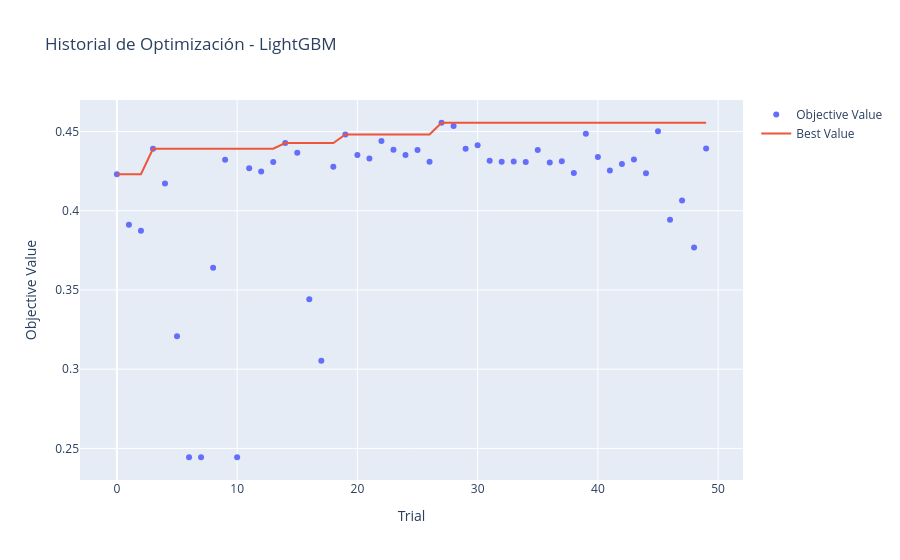
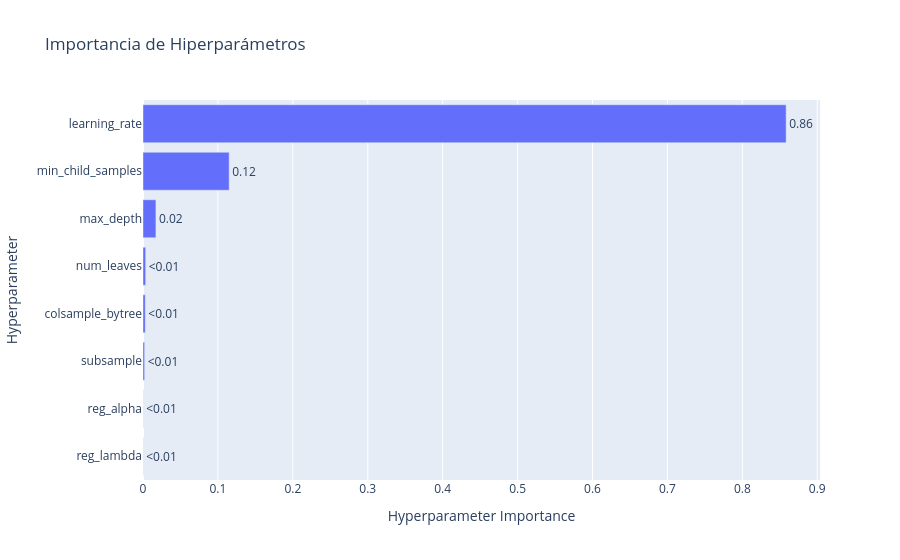
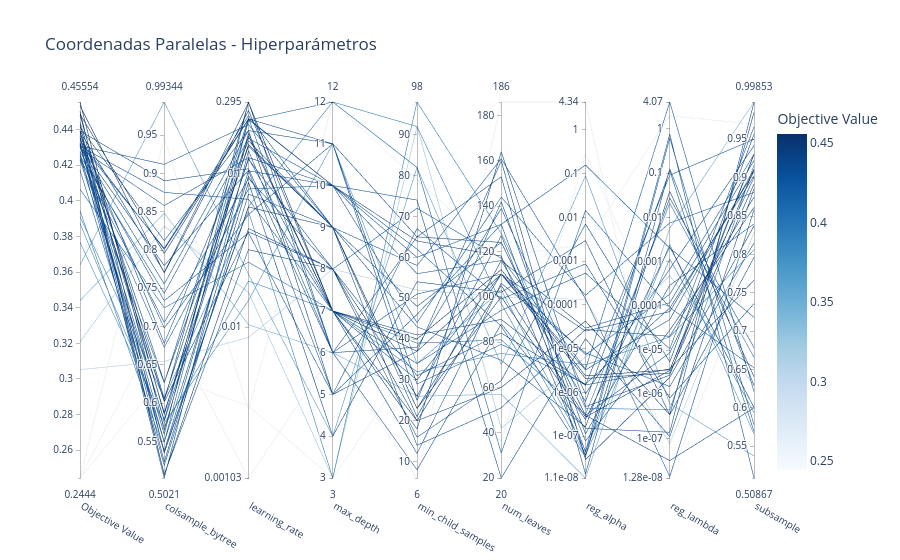

Notebook cell for these charts, in order:
### Markdown cell above
### 3.4 Visualizaciones de Optuna [0.2 Puntos]

Optuna provee visualizaciones interactivas para analizar el proceso de optimización.

**To-do:**
- [ ] Graficar el historial de optimización (`plot_optimization_history`).
- [ ] Graficar la importancia de hiperparámetros (`plot_param_importances`).
- [ ] Graficar una visualización del comportamiento de los hiperparámetros (`plot_parallel_coordinate`)

### Code cell
import optuna.visualization as vis

# Historial de optimizacion
fig_history = vis.plot_optimization_history(study)
fig_history.update_layout(title="Historial de Optimización - LightGBM")
fig_history.show()

# Importancia de hiperparámetros
fig_importance = vis.plot_param_importances(study)
fig_importance.update_layout(title="Importancia de Hiperparámetros")
fig_importance.show()

# Coordenadas paralelas
fig_parallel = vis.plot_parallel_coordinate(study)
fig_parallel.update_layout(title="Coordenadas Paralelas - Hiperparámetros")
fig_parallel.show()

### Figure 1 — Plotly figure (JSON) as saved in the notebook; plotly's stock layout.template omitted (floating-point values rounded to 4 significant figures)
{"data": [{"mode": "markers", "name": "Objective Value", "type": "scatter", "x": [0, 1, 2, 3, 4, 5, 6, 7, 8, 9, 10, 11, 12, 13, 14, 15, 16, 17, 18, 19, 20, 21, 22, 23, 24, 25, 26, 27, 28, 29, 30, 31, 32, 33, 34, 35, 36, 37, 38, 39, 40, 41, 42, 43, 44, 45, 46, 47, 48, 49], "y": [0.423, 0.3912, 0.3874, 0.4391, 0.4173, 0.3208, 0.2444, 0.2444, 0.364, 0.4321, 0.2444, 0.4268, 0.4248, 0.4307, 0.4427, 0.4366, 0.3441, 0.3053, 0.4277, 0.4482, 0.4351, 0.4329, 0.444, 0.4385, 0.4352, 0.4384, 0.4309, 0.4555, 0.4535, 0.4392, 0.4413, 0.4316, 0.4309, 0.4311, 0.4307, 0.4384, 0.4304, 0.4312, 0.4238, 0.4486, 0.4339, 0.4254, 0.4295, 0.4323, 0.4237, 0.4502, 0.3944, 0.4065, 0.3767, 0.4393]}, {"mode": "lines", "name": "Best Value", "type": "scatter", "x": [0, 1, 2, 3, 4, 5, 6, 7, 8, 9, 10, 11, 12, 13, 14, 15, 16, 17, 18, 19, 20, 21, 22, 23, 24, 25, 26, 27, 28, 29, 30, 31, 32, 33, 34, 35, 36, 37, 38, 39, 40, 41, 42, 43, 44, 45, 46, 47, 48, 49], "y": [0.423, 0.423, 0.423, 0.4391, 0.4391, 0.4391, 0.4391, 0.4391, 0.4391, 0.4391, 0.4391, 0.4391, 0.4391, 0.4391, 0.4427, 0.4427, 0.4427, 0.4427, 0.4427, 0.4482, 0.4482, 0.4482, 0.4482, 0.4482, 0.4482, 0.4482, 0.4482, 0.4555, 0.4555, 0.4555, 0.4555, 0.4555, 0.4555, 0.4555, 0.4555, 0.4555, 0.4555, 0.4555, 0.4555, 0.4555, 0.4555, 0.4555, 0.4555, 0.4555, 0.4555, 0.4555, 0.4555, 0.4555, 0.4555, 0.4555]}, {"marker": {"color": "#cccccc"}, "mode": "markers", "name": "Infeasible Trial", "showlegend": false, "type": "scatter", "x": [], "y": []}], "layout": {"title": {"text": "Historial de Optimización - LightGBM"}, "xaxis": {"title": {"text": "Trial"}}, "yaxis": {"title": {"text": "Objective Value"}}}}

### Figure 2 — Plotly figure (JSON) as saved in the notebook; plotly's stock layout.template omitted (floating-point values rounded to 4 significant figures)
{"data": [{"cliponaxis": false, "hovertemplate": ["reg_lambda (FloatDistribution): 0.00020429432424386447<extra></extra>", "reg_alpha (FloatDistribution): 0.00021985045067547364<extra></extra>", "subsample (FloatDistribution): 0.0021741687587510748<extra></extra>", "colsample_bytree (FloatDistribution): 0.0030644997676759094<extra></extra>", "num_leaves (IntDistribution): 0.00357005530393707<extra></extra>", "max_depth (IntDistribution): 0.017263852657041952<extra></extra>", "min_child_samples (IntDistribution): 0.11503088581207654<extra></extra>", "learning_rate (FloatDistribution): 0.8584723929255982<extra></extra>"], "name": "Objective Value", "orientation": "h", "text": ["<0.01", "<0.01", "<0.01", "<0.01", "<0.01", "0.02", "0.12", "0.86"], "textposition": "outside", "type": "bar", "x": [0.0002043, 0.0002199, 0.002174, 0.003064, 0.00357, 0.01726, 0.115, 0.8585], "y": ["reg_lambda", "reg_alpha", "subsample", "colsample_bytree", "num_leaves", "max_depth", "min_child_samples", "learning_rate"]}], "layout": {"title": {"text": "Importancia de Hiperparámetros"}, "xaxis": {"title": {"text": "Hyperparameter Importance"}}, "yaxis": {"title": {"text": "Hyperparameter"}}}}

### Figure 3 — Plotly figure (JSON) as saved in the notebook; plotly's stock layout.template omitted (floating-point values rounded to 4 significant figures)
{"data": [{"dimensions": [{"label": "Objective Value", "range": [0.2444, 0.4555], "values": [0.423, 0.3912, 0.3874, 0.4391, 0.4173, 0.3208, 0.2444, 0.2444, 0.364, 0.4321, 0.2444, 0.4268, 0.4248, 0.4307, 0.4427, 0.4366, 0.3441, 0.3053, 0.4277, 0.4482, 0.4351, 0.4329, 0.444, 0.4385, 0.4352, 0.4384, 0.4309, 0.4555, 0.4535, 0.4392, 0.4413, 0.4316, 0.4309, 0.4311, 0.4307, 0.4384, 0.4304, 0.4312, 0.4238, 0.4486, 0.4339, 0.4254, 0.4295, 0.4323, 0.4237, 0.4502, 0.3944, 0.4065, 0.3767, 0.4393]}, {"label": "colsample_bytree", "range": [0.5021, 0.9934], "values": [0.578, 0.6062, 0.5697, 0.5232, 0.5488, 0.8313, 0.9474, 0.6357, 0.9934, 0.537, 0.7134, 0.5184, 0.6728, 0.7797, 0.5063, 0.5068, 0.8481, 0.6546, 0.7337, 0.5852, 0.6028, 0.5021, 0.6059, 0.6781, 0.6017, 0.6271, 0.6981, 0.5647, 0.77, 0.7709, 0.8122, 0.5764, 0.9119, 0.5591, 0.8753, 0.5876, 0.7557, 0.5492, 0.6265, 0.7955, 0.8009, 0.7434, 0.8582, 0.8021, 0.7054, 0.5347, 0.5378, 0.7245, 0.5739, 0.8904]}, {"label": "learning_rate", "range": [-2.985, -0.5308], "ticktext": ["0.00103", "0.01", "0.1", "0.295"], "tickvals": [-2.985, -2, -1, -0.5308], "values": [-0.645, -1.246, -1.7, -1.055, -0.6495, -1.773, -2.542, -2.515, -1.656, -0.98, -2.985, -1.132, -1.098, -0.9771, -1.357, -1.495, -1.985, -2.067, -1.385, -0.7372, -0.533, -0.8493, -0.8088, -0.7843, -1.378, -0.8201, -1.265, -0.7544, -0.5863, -0.5346, -0.7168, -0.8972, -0.6784, -0.5308, -1.166, -0.9042, -0.7172, -1.015, -0.6357, -0.6418, -0.6412, -0.7679, -0.8935, -0.6198, -1.031, -1.216, -1.213, -1.577, -1.827, -0.9667]}, {"label": "max_depth", "range": [3, 12], "values": [10, 3, 7, 4, 12, 3, 12, 3, 4, 10, 6, 9, 10, 5, 8, 8, 6, 8, 5, 7, 7, 6, 9, 9, 8, 9, 11, 7, 7, 7, 5, 7, 9, 6, 7, 8, 11, 7, 6, 10, 11, 10, 10, 9, 8, 9, 12, 7, 11, 6]}, {"label": "min_child_samples", "range": [6, 98], "values": [62, 98, 32, 54, 82, 92, 79, 36, 82, 74, 6, 58, 44, 67, 20, 16, 26, 52, 46, 20, 18, 8, 23, 21, 31, 14, 25, 40, 37, 41, 37, 30, 48, 38, 12, 26, 29, 34, 51, 64, 65, 56, 60, 43, 72, 23, 92, 39, 34, 65]}, {"label": "num_leaves", "range": [20, 186], "values": [87, 128, 75, 102, 31, 42, 118, 36, 70, 20, 186, 161, 144, 99, 60, 63, 57, 100, 132, 105, 164, 88, 110, 116, 84, 51, 142, 112, 110, 90, 160, 110, 124, 139, 106, 127, 79, 94, 110, 118, 153, 116, 132, 72, 117, 100, 97, 81, 103, 124]}, {"label": "reg_alpha", "range": [-7.957, 0.6379], "ticktext": ["1.1e-08", "1e-07", "1e-06", "1e-05", "0.0001", "0.001", "0.01", "0.1", "1", "4.34"], "tickvals": [-7.957, -7, -6, -5, -4, -3, -2, -1, 0, 0.6379], "values": [-7.477, -6.364, -5.371, -2.532, -1.842, -5.195, -2.619, -0.5414, -1.05, -4.774, 0.6379, -3.862, -3.782, -3.064, -4.37, -2.152, -7.957, -3.88, -0.8047, -6.564, -6.326, -6.822, -4.6, -4.532, -5.837, -4.562, -6.949, -5.622, -5.682, -5.831, -7.535, -5.487, -6.523, -6.034, -5.095, -7.109, -5.808, -3.274, -5.139, -7.435, -7.866, -6.209, -7.363, -6.789, -5.466, -6.62, -7.438, -6.503, -7.333, -6.525]}, {"label": "reg_lambda", "range": [-7.893, 0.6099], "ticktext": ["1.28e-08", "1e-07", "1e-06", "1e-05", "0.0001", "0.001", "0.01", "0.1", "1", "4.07"], "tickvals": [-7.893, -7, -6, -5, -4, -3, -2, -1, 0, 0.6099], "values": [-0.2044, -6.349, -4.703, -6.465, -4.039, -3.319, 0.2969, -4.789, -6.212, -6.957, -7.893, -7.859, -2.126, -6.084, -6.462, -5.267, -2.245, -7.119, -2.694, -5.461, -5.568, -6.859, -4.13, -3.93, -1.045, -4.689, -3.536, -5.447, -5.521, -5.426, -5.618, -4.309, -5.062, -3.166, -5.827, -4.549, -4.049, -4.974, -3.738, -1.408, -0.8974, -0.9423, -0.1152, -1.562, 0.6099, -2.664, -2.938, -1.682, -2.61, -7.499]}, {"label": "subsample", "range": [0.5087, 0.9985], "values": [0.578, 0.9162, 0.8059, 0.7962, 0.6523, 0.6294, 0.9697, 0.6943, 0.5373, 0.8856, 0.7828, 0.8582, 0.8807, 0.7358, 0.985, 0.9565, 0.9985, 0.8286, 0.718, 0.9306, 0.9302, 0.9981, 0.9076, 0.9224, 0.9499, 0.8747, 0.8397, 0.9106, 0.8917, 0.7664, 0.8371, 0.911, 0.8997, 0.9416, 0.815, 0.8611, 0.902, 0.9662, 0.9305, 0.6406, 0.6293, 0.5692, 0.5087, 0.6787, 0.6211, 0.6006, 0.594, 0.6659, 0.566, 0.5999]}], "labelangle": 30, "labelside": "bottom", "line": {"color": [0.423, 0.3912, 0.3874, 0.4391, 0.4173, 0.3208, 0.2444, 0.2444, 0.364, 0.4321, 0.2444, 0.4268, 0.4248, 0.4307, 0.4427, 0.4366, 0.3441, 0.3053, 0.4277, 0.4482, 0.4351, 0.4329, 0.444, 0.4385, 0.4352, 0.4384, 0.4309, 0.4555, 0.4535, 0.4392, 0.4413, 0.4316, 0.4309, 0.4311, 0.4307, 0.4384, 0.4304, 0.4312, 0.4238, 0.4486, 0.4339, 0.4254, 0.4295, 0.4323, 0.4237, 0.4502, 0.3944, 0.4065, 0.3767, 0.4393], "colorbar": {"title": {"text": "Objective Value"}}, "colorscale": [[0, "rgb(247,251,255)"], [0.125, "rgb(222,235,247)"], [0.25, "rgb(198,219,239)"], [0.375, "rgb(158,202,225)"], [0.5, "rgb(107,174,214)"], [0.625, "rgb(66,146,198)"], [0.75, "rgb(33,113,181)"], [0.875, "rgb(8,81,156)"], [1, "rgb(8,48,107)"]], "reversescale": false, "showscale": true}, "type": "parcoords"}], "layout": {"title": {"text": "Coordenadas Paralelas - Hiperparámetros"}}}
